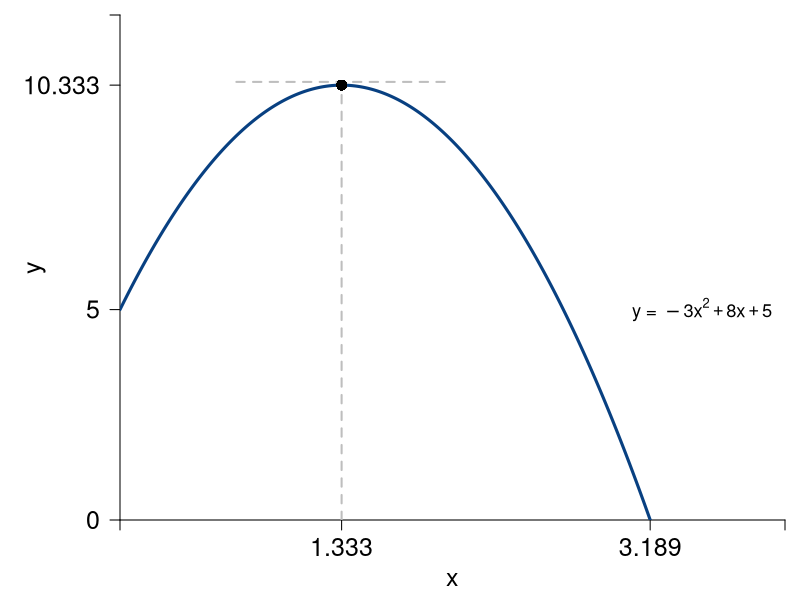

This figure's R source:
#Graph Designer: Harriet Brookes-Gray
#Authors: Bowles and Halliday
#Title: Coordination, Conflict and Competition: A Text in Microeconomics

require(shape)
library(tidyverse)
pdf(file = "mathappendix/one_variable_fn_max_tangent.pdf", width = 8, height = 6)
par(mar=c(4,6,0.75,0.75))

#Set parameters for graphics
axislabelsize <- 1.5
labelsize <- 1.1
graphlinewidth <- 3
segmentlinewidth <- 2

COL <- c("#7fc97f", "#beaed4", "#fdc086", "#ffff99", "#386cb0", "#f0027f", "#bf5b17", "#666666")
COLA <- c("#e0f3db", "#99d8c9","#66c2a4","#41ae76", "#238b45", "#005824")
COLB <- c("#4eb3d3", "#2b8cbe", "#0868ac","#084081")

xlims <- c(0, 4)
ylims <- c(0, 12)

npts <- 501 
x <- seq(xlims[1], xlims[2], length.out = npts)
y <- seq(ylims[1], ylims[2], length.out = npts) 

plot(0, 0, xlim = xlims, ylim = ylims, type = "n",
     xlab = expression(paste("")),
     ylab = expression(paste("")), 
     xaxt = "n", 
     yaxt = "n", 
     cex.lab = axislabelsize, 
     bty = "n", 
     xaxs="i", 
     yaxs="i"
)

ticksx <- c(xlims[1], 1.333, 3.189, xlims[2])
xlabels <- c(NA, 1.333, 3.189, NA)
ticksy <- c(ylims[1], 5, 10.333, ylims[2])
ylabels <- c(0, 5, 10.333, NA)
axis(1,at = ticksx,  pos = 0, labels = xlabels, cex.axis = axislabelsize)
axis(2,at = ticksy,  pos = 0, labels = ylabels, las = 1, cex.axis = axislabelsize)

npts <- 500 
xx1 <- seq(xlims[1], xlims[2], length.out = npts)
xx2 <-seq(xlims[1], xlims[2] - 4, length.out = npts)
xx3 <- seq(xlims[1], 0, length.out = npts)
xx4 <- seq(xlims[1], xlims[1], length.out = npts)

#Axis labels
mtext(expression(paste("", x)), side = 1, line = 2.5, cex = axislabelsize)
text(-.5, 0.5*ylims[2], expression(paste("", y)), xpd = TRUE, cex = axislabelsize, srt = 90) 

#equations:
eq <- function(x){
  -3*(x^2) + 8*x + 5
}


# segments
segments(1.333, 0, 1.333, 10.333, lty = 2, col = "gray", lwd = segmentlinewidth)

# lines
lines(xx1, eq(xx1), col = COLB[4], lwd = graphlinewidth)

# label function
text(3.5, 5, expression("y = " -3*x^2 + 8*x + 5),  xpd = TRUE, cex = labelsize)

#tangent line
segments(0.7, 10.41, 2, 10.41, lty = 2, col = "gray", lwd = segmentlinewidth)

# points
points(1.333, 10.333, pch = 16, col = "black", cex = 1.5)

dev.off()
